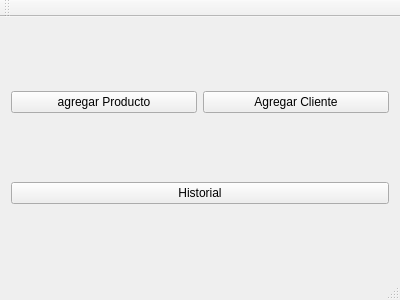
<?xml version="1.0" encoding="UTF-8"?>
<ui version="4.0">
 <class>MainWindow</class>
 <widget class="QMainWindow" name="MainWindow">
  <property name="geometry">
   <rect>
    <x>0</x>
    <y>0</y>
    <width>400</width>
    <height>300</height>
   </rect>
  </property>
  <property name="windowTitle">
   <string>MainWindow</string>
  </property>
  <widget class="QWidget" name="centralWidget">
   <layout class="QGridLayout" name="gridLayout">
    <item row="0" column="0">
     <widget class="QPushButton" name="pushButton">
      <property name="text">
       <string>agregar Producto</string>
      </property>
     </widget>
    </item>
    <item row="0" column="1">
     <widget class="QPushButton" name="pushButton_2">
      <property name="text">
       <string>Agregar Cliente</string>
      </property>
     </widget>
    </item>
    <item row="1" column="0" colspan="2">
     <widget class="QPushButton" name="pushButton_3">
      <property name="text">
       <string>Historial</string>
      </property>
     </widget>
    </item>
   </layout>
  </widget>
  <widget class="QMenuBar" name="menuBar">
   <property name="geometry">
    <rect>
     <x>0</x>
     <y>0</y>
     <width>400</width>
     <height>22</height>
    </rect>
   </property>
  </widget>
  <widget class="QToolBar" name="mainToolBar">
   <attribute name="toolBarArea">
    <enum>TopToolBarArea</enum>
   </attribute>
   <attribute name="toolBarBreak">
    <bool>false</bool>
   </attribute>
  </widget>
  <widget class="QStatusBar" name="statusBar"/>
 </widget>
 <layoutdefault spacing="6" margin="11"/>
 <resources/>
 <connections/>
</ui>
